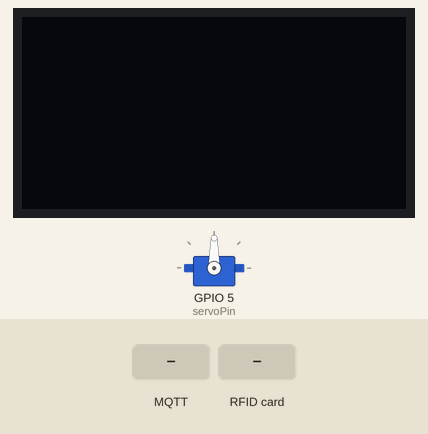
Bench run of a sketch on a simulated ESP32. On the bench: 128×64 one-colour display, servo. The inputs (shaded band) are chosen by the test bench. WiFi joins after 1.5 s; servers stay silent unless stated; no MQTT or app messages arrive unless stated; what the sketch prints to the serial monitor is not drawn.

Above: at 2.8 s.
2.9 s: MQTT message "1" arrives on the first subscribed topic
At 3.9 s:
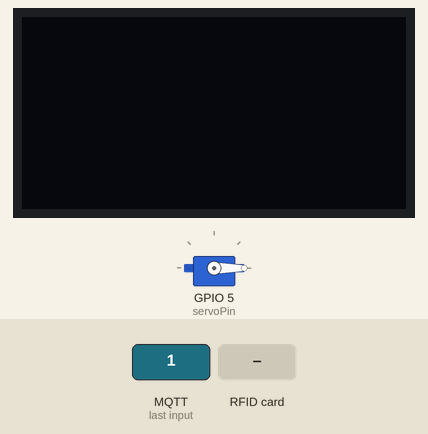
4.4 s: RFID card 5E 7A 19 C4 held to the reader
5.9 s: MQTT message "on" arrives on the first subscribed topic
7.4 s: MQTT message "off" arrives on the first subscribed topic
Timing chart, 0 to 9.9 s (numbered marks = the images above; inputs shaded):
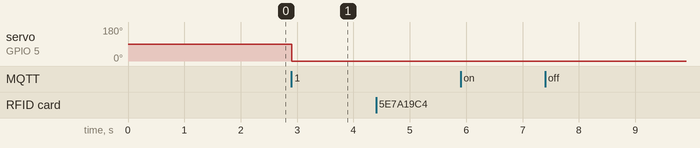

The sketch:

smartparking_old.ino
```cpp
#include <WiFi.h>
#include <Wire.h>
#include <Adafruit_SSD1306.h>
#include <Servo.h>
#include <MFRC522.h>

#include <MQTTClient.h>

const char* ssid = "Bachroin";
const char* password = "masnabilganteng";

// AWS IoT Endpoint, Certificate, and Private Key
const char* AWS_IOT_ENDPOINT = "your-aws-iot-endpoint.amazonaws.com";

static const char AWS_ROOT_CA[] PROGMEM = R"EOF(
-----BEGIN CERTIFICATE-----
... (sertifikat CA root Amazon) ...
-----END CERTIFICATE-----
)EOF";

static const char AWS_CERTIFICATE[] PROGMEM = R"EOF(
-----BEGIN CERTIFICATE-----
... (sertifikat perangkat AWS IoT) ...
-----END CERTIFICATE-----
)EOF";

static const char AWS_PRIVATE_KEY[] PROGMEM = R"EOF(
-----BEGIN RSA PRIVATE KEY-----
... (kunci privat perangkat AWS IoT) ...
-----END RSA PRIVATE KEY-----
)EOF";

// Pins
const int servoPin = 5;
const int rfidSDA = 21;
const int rfidSCK = 22;
const int rfidMOSI = 23;
const int rfidMISO = 19;
const int rfidRST = 4;

// Servo
Servo parkingServo;

// Display
#define OLED_SDA 21
#define OLED_SCL 22
#define OLED_RST 16
Adafruit_SSD1306 display(128, 64, &Wire, OLED_RST);

// RFID
MFRC522 rfid(rfidSDA, rfidRST);

// MQTT
WiFiClientSecure net;
MQTTClient client;

// Function prototypes
void connectToWiFi();
void connectToAWS();
void messageHandler(String &topic, String &payload);
void displayMessage(const char* message);
void openGate();
void closeGate();

void setup() {
  Serial.begin(115200);
  connectToWiFi();
  connectToAWS();

  display.begin(SSD1306_SWITCHCAPVCC, 0x3C);
  display.clearDisplay();
  display.setTextSize(1);
  display.setTextColor(WHITE);

  parkingServo.attach(servoPin);

  SPI.begin(rfidSCK, rfidMISO, rfidMOSI, rfidSDA);
  rfid.PCD_Init();

  // Set MQTT message handler
  client.onMessage(messageHandler);
}

void loop() {
  client.loop();
  delay(10);  // <- it is important to add delay in loop to avoid watchdog reset

  // Check RFID card
  if (rfid.PICC_IsNewCardPresent() && rfid.PICC_ReadCardSerial()) {
    String rfidUid = "";
    for (byte i = 0; i < rfid.uid.size; i++) {
      rfidUid += String(rfid.uid.uidByte[i], HEX);
    }
    rfidUid.toUpperCase();

    Serial.println("RFID UID: " + rfidUid);

    // Publish RFID UID to AWS IoT
    client.publish("smartparking/rfid", rfidUid);
  }
}
```

Servo.ino
```cpp
void openGate() {
  parkingServo.write(0); // Set servo angle to 0 degrees (opened)
  delay(1000); // Wait for the servo to reach the position
}

void closeGate() {
  parkingServo.write(90); // Set servo angle to 90 degrees (closed)
  delay(1000); // Wait for the servo to reach the position
}
```

connection.ino
```cpp
void connectToWiFi() {
  Serial.print("Connecting to ");
  Serial.print(ssid);
  WiFi.begin(ssid, password);

  while (WiFi.status() != WL_CONNECTED) {
    delay(500);
    Serial.print(".");
  }

  Serial.println();
  Serial.print("Connected to ");
  Serial.println(ssid);
  Serial.print("IP address: ");
  Serial.println(WiFi.localIP());
}

void connectToAWS() {
  Serial.print("Connecting to AWS IoT...");

  net.setCACert(AWS_ROOT_CA);
  net.setCertificate(AWS_CERTIFICATE);
  net.setPrivateKey(AWS_PRIVATE_KEY);

  client.begin(AWS_IOT_ENDPOINT, 8883, net);

  while (!client.connect("ESP32Client")) {
    Serial.print(".");
    delay(1000);
  }

  Serial.println("Connected to AWS IoT!");

  // Subscribe to topics
  client.subscribe("smartparking/openGate");
  client.subscribe("smartparking/closeGate");
}

void messageHandler(String &topic, String &payload) {
  Serial.println("Received [" + topic + "]: " + payload);

  if (topic == "smartparking/openGate") {
    openGate();
  } else if (topic == "smartparking/closeGate") {
    closeGate();
  }
}
```

oled.ino
```cpp
void displayMessage(const char* message) {
  display.clearDisplay();
  display.setCursor(0, 0);
  display.println(message);
  display.display();
}
```

Measured:
- after the input at 2.9 s, servo on GPIO 5 (servoPin): 90° → 0° at once
- after the input at 4.4 s, every drawn part: stays the same
- after the input at 5.9 s, every drawn part: stays the same
- after the input at 7.4 s, every drawn part: stays the same
